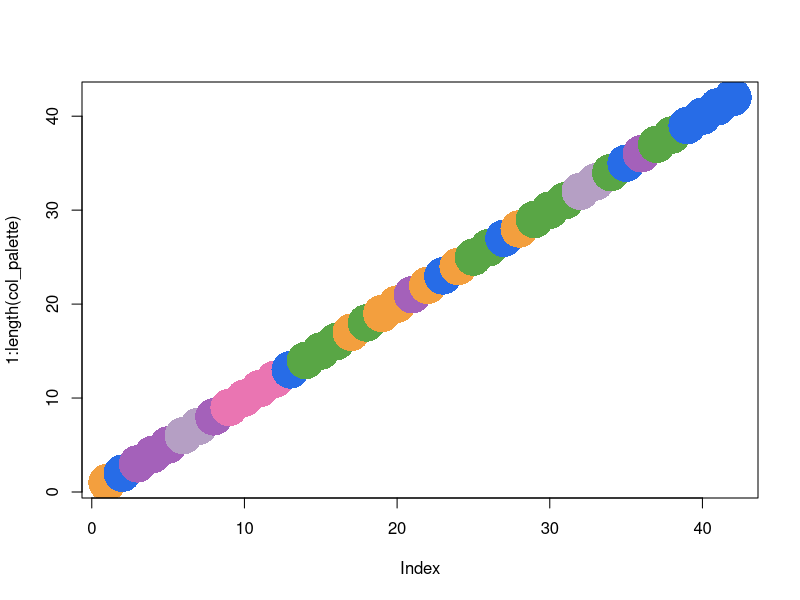

The R source for this figure:
col_palette <- c(
  "Late erythroid progenitor" = rgb(243, 159, 62, maxColorValue = 255),
  "Pre-B cells" = rgb(39, 108, 231, maxColorValue = 255),
  "Pro-B cells" = rgb(39, 108, 231, maxColorValue = 255),
  "Conventional dendritic cell 1" = rgb(89, 166, 69, maxColorValue = 255), #cDCs 1
  "Late promyelocytes" = rgb(89, 166, 69, maxColorValue = 255),
  "Megakaryocyte progenitors" = rgb(243, 159, 62, maxColorValue = 255),
  "Early promyelocytes" = rgb(89, 166, 69, maxColorValue = 255),
  "Lymphomyeloid prog" = rgb(89, 166, 69, maxColorValue = 255),
  "Early erythroid progenitor" = rgb(243, 159, 62, maxColorValue = 255),
  "Myelocytes" = rgb(89, 166, 69, maxColorValue = 255),
  "Conventional dendritic cell 2" = rgb(89, 166, 69, maxColorValue = 255), #cDCs 2
  "Eosinophil-basophil-mast cell progenitors" = rgb(243, 159, 62, maxColorValue = 255), #EoBaso progenitors 
  "Plasmacytoid dendritic cell progenitors" = rgb(89, 166, 69, maxColorValue = 255), 
  "HSCs & MPPs" = rgb(243, 159, 62, maxColorValue = 255), 
  "Plasma cells" = rgb(164, 97, 186, maxColorValue = 255), 
  "Erythro-myeloid progenitors" = rgb(243, 159, 62, maxColorValue = 255),
  "CD4+ cytotoxic T cells" = rgb(164, 97, 186, maxColorValue = 255), 
  "CD4+ memory T cells" = rgb(164, 97, 186, maxColorValue = 255), 
  "Plasmacytoid dendritic cells" = rgb(89, 166, 69, maxColorValue = 255),
  "Classical Monocytes" = rgb(89, 166, 69, maxColorValue = 255),
  "NK cell progenitors" = rgb(181, 159, 196, maxColorValue = 255),  # only 11
  "Non-classical monocytes" = rgb(89, 166, 69, maxColorValue = 255),
  "CD8+CD103+ tissue resident memory T cells" = rgb(234, 117, 178, maxColorValue = 255), #CD8+CD103+ TRM T cells
  "CD56brightCD16- NK cells" = rgb(181, 159, 196, maxColorValue = 255),
  "Class switched memory B cells" = rgb(39, 108, 231, maxColorValue = 255),
  "CD56dimCD16+ NK cells" = rgb(181, 159, 196, maxColorValue = 255),
  "CD8+ central memory T cells" = rgb(234, 117, 178, maxColorValue = 255),
  "Pre-pro-B cells" = rgb(39, 108, 231, maxColorValue = 255),  # only 22
  "Nonswitched memory B cells" = rgb(39, 108, 231, maxColorValue = 255),
  "CD8+ effector memory T cells" = rgb(234, 117, 178, maxColorValue = 255),
  "CD8+ naive T cells" = rgb(234, 117, 178, maxColorValue = 255),
  "Mature naive B cells" = rgb(39, 108, 231, maxColorValue = 255),
  "GammaDelta T cells" = rgb(164, 97, 186, maxColorValue = 255), 
  "Immature B cells" = rgb(39, 108, 231, maxColorValue = 255),
  "CD4+ naive T cells" = rgb(164, 97, 186, maxColorValue = 255), 
  "CD69+PD-1+ memory CD4+ T cells" = rgb(164, 97, 186, maxColorValue = 255),  # only 6
  "Small pre-B cell" = rgb(39, 108, 231, maxColorValue = 255), # only 12
  "Aberrant erythroid" = rgb(243, 159, 62, maxColorValue = 255), # only 2
  "NK T cells" = rgb(181, 159, 196, maxColorValue = 255), # only 1
  "CD11c+ memory B cells Monocyte-like blasts" = rgb(39, 108, 231, maxColorValue = 255),
  "Mesenchymal cells_1" = rgb(89, 166, 69, maxColorValue = 255),
  "Mesenchymal cells_2" = rgb(89, 166, 69, maxColorValue = 255)
)
col_palette <- col_palette[order(names(col_palette))]

plot(1:length(col_palette), pch = 16, col = col_palette, cex = 5)

